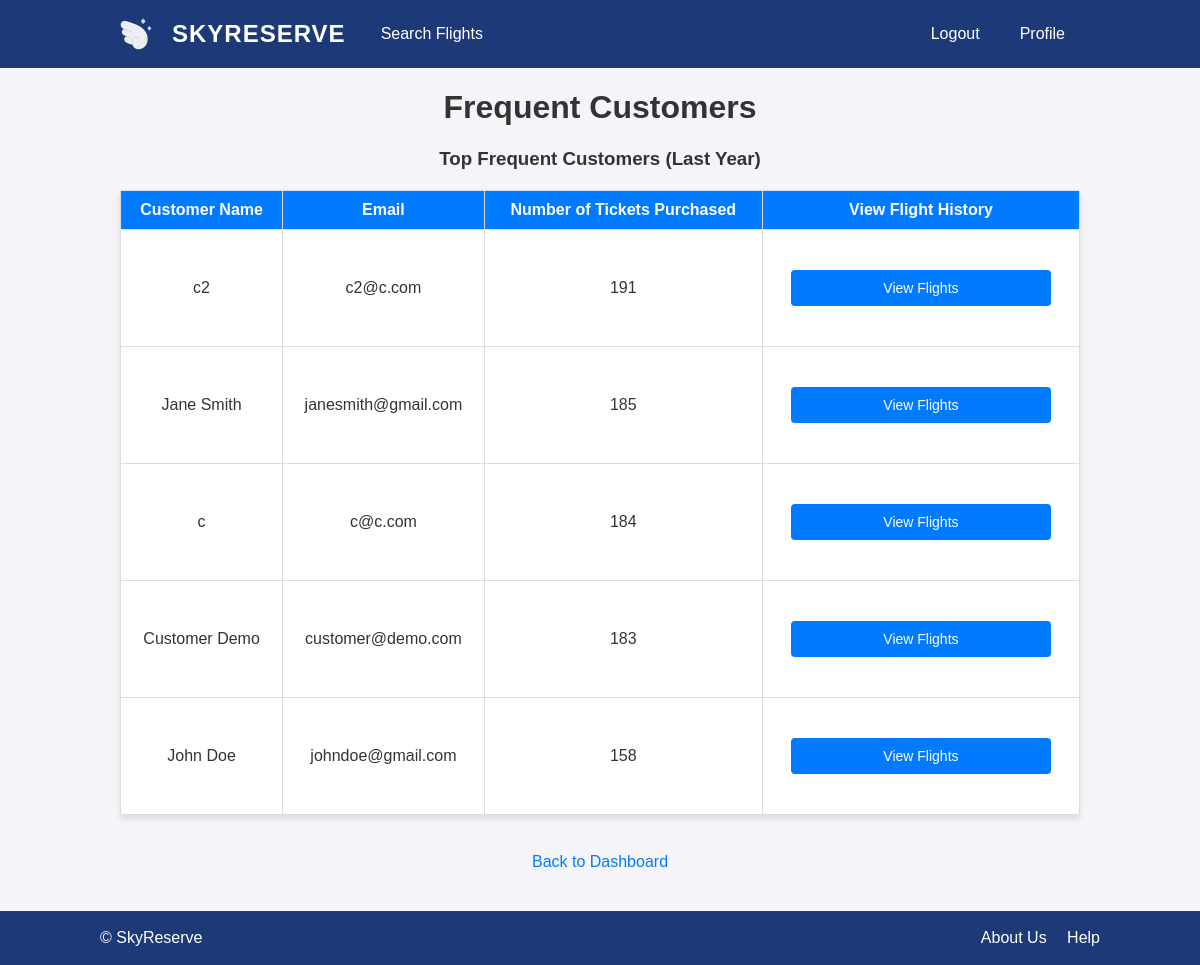
Screenshot of /view_frequent_customers (signed in) with the database file from the repository.
### tables this page shows
CREATE TABLE customer (
  email TEXT PRIMARY KEY,
  name TEXT,
  password TEXT NOT NULL,
  building_number TEXT,
  street TEXT,
  city TEXT,
  state TEXT,
  phone_number TEXT,
  passport_number TEXT,
  passport_expiration DATE,
  passport_country TEXT,
  date_of_birth DATE
);

### app.py (the view, shortened to what this page needs)
@app.route('/view_frequent_customers', methods=['GET', 'POST'])
@login_required
def view_frequent_customers():
    user_email = session['user_email']
    role = session['role']
    if role != 'airline_staff':
        flash('You do not have permission to access this page.', 'danger')
        return redirect(url_for('home'))
    conn = get_db_connection()
    cursor = get_cursor(conn, dictionary=True)
    try:
        q = "SELECT airline_name FROM airline_staff WHERE username = %s"
        if IS_SQLITE: q = _adapt_query_for_sqlite(q)
        cursor.execute(q, (user_email,))
        airline_name = cursor.fetchone()['airline_name']
        one_year_ago = sql_date_years_ago(1)
        q = f"""
            SELECT c.email, c.name, COUNT(p.ticket_id) AS num_tickets
            FROM customer c
            JOIN purchases p ON c.email = p.customer_email
            JOIN ticket t ON p.ticket_id = t.ticket_id
            JOIN flight f ON t.flight_num = f.flight_num AND f.airline_name = %s
            WHERE p.purchase_date >= {one_year_ago}
            GROUP BY c.email
            ORDER BY num_tickets DESC
            LIMIT 5
        """
        if IS_SQLITE: q = _adapt_query_for_sqlite(q)
        cursor.execute(q, (airline_name,))
        frequent_customers = cursor.fetchall()
        customer_flights = []
        selected_customer = None
    except Exception as e:
        flash(f"Error retrieving customer data: {e}", 'danger')
        return redirect(url_for('home'))
    finally:
        cursor.close()
        conn.close()
    return render_template('view_frequent_customers.html',
                           frequent_customers=frequent_customers,
                           customer_flights=customer_flights,
                           selected_customer=selected_customer)

### app.py (called while the page is built, shortened)
def get_db_connection():
    if IS_SQLITE:
        conn = sqlite3.connect(DB_INFO["path"])
        conn.row_factory = sqlite3.Row
        return conn

def get_cursor(conn, dictionary=False):
    if IS_SQLITE:
        return conn.cursor()
    return conn.cursor(dictionary=dictionary)

def _adapt_query_for_sqlite(q: str) -> str:
    q = q.replace("`", "")
    return q.replace("%s", "?")

def sql_date_years_ago(years: int):
    return f"CURDATE() - INTERVAL {years} YEAR" if IS_MYSQL else f"date('now','-{years} years')"

def login_required(f):
    @wraps(f)
    def decorated_function(*args, **kwargs):
        if 'user_email' not in session:
            flash('You must be logged in to view this page.', 'danger')
            return redirect(url_for('login'))
        return f(*args, **kwargs)
    return decorated_function

### templates/view_frequent_customers.html (shortened to what this page needs)
{% extends "base.html" %}
{% block content %}
    <h1>Frequent Customers</h1>
    <h3>Top Frequent Customers (Last Year)</h3>
    <table>
        <thead>
            <tr>
                <th>Customer Name</th>
                <th>Email</th>
                <th>Number of Tickets Purchased</th>
                <th>View Flight History</th>
            </tr>
        </thead>
        <tbody>
            {% for customer in frequent_customers %}
                <tr>
                    <td>{{ customer.name }}</td>
                    <td>{{ customer.email }}</td>
                    <td>{{ customer.num_tickets }}</td>
                    <td>
                        <form method="POST" action="{{ url_for('view_frequent_customers') }}">
                            <button type="submit">View Flights</button>
                        </form>
                    </td>
                </tr>
            {% endfor %}
        </tbody>
    </table>
    <br>
    <a href="{{ url_for('airline_staff_dashboard') }}">Back to Dashboard</a>
{% endblock %}

### static/css/styles.css (style rules this page uses)
:root { --blue: #1e3977; --blue-cta: #007bff; --blue-cta-hover: #0056b3; --bg: #f4f4f9; --text: #333; --white: #fff; --border: #ddd; }
html, body { height: 100%; }
body { margin: 0; min-height: 100vh; display: flex; flex-direction: column; font-family: Arial, sans-serif; text-align: center; background-color: var(--bg); color: var(--text); }
h1, h2 { color: var(--text); }
table { margin: 20px auto; border-collapse: collapse; width: 80%; background-color: var(--white); box-shadow: 0 4px 6px rgba(0, 0, 0, 0.1); }
table th, table td { padding: 10px; border: 1px solid var(--border); text-align: center; vertical-align: middle; }
table th { background-color: var(--blue-cta); color: var(--white); }
a { color: var(--blue-cta); text-decoration: none; }
form { width: 20%; max-width: 480px; min-width: 260px; margin: 20px auto; display: flex; flex-direction: column; }
form input, form select, form button { width: 100%; box-sizing: border-box; margin: 8px 0; padding: 8px; font-size: 14px; }
button, form button { background-color: var(--blue-cta); color: var(--white); border: none; border-radius: 4px; cursor: pointer; padding: 10px 15px; margin: 10px auto; }

### rows the page displays
customer: name "c2", email "c2@c.com", num_tickets "191"
customer: name "Jane Smith", email "janesmith@gmail.com", num_tickets "185"
customer: name "c", email "c@c.com", num_tickets "184"
customer: name "Customer Demo", email "customer@demo.com", num_tickets "183"
customer: name "John Doe", email "johndoe@gmail.com", num_tickets "158"
